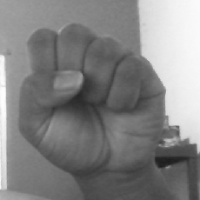
#> input picture dataset/A_gesture/1.jpg, 200 x 200 px; its folder holds 4 pictures in this run
$ python bash_training.py
#> lines starting #> are read from the running program, lines starting #| are printed output that depends on the picture
import cv2
from skimage.feature import local_binary_pattern
import numpy as np
from os import listdir
from os.path import isfile, join
import pandas as pd
from sklearn.model_selection import train_test_split
from sklearn.neighbors import KNeighborsClassifier
from sklearn.multiclass import OneVsRestClassifier
from sklearn.svm import SVC
from sklearn.model_selection import cross_val_score
from sklearn.model_selection import cross_val_predict
from sklearn.metrics import confusion_matrix, accuracy_score
from joblib import dump

class LocalBinaryPatterns:
	def __init__(self, numPoints, radius):
		# store the number of points and radius
#> in creating_descriptor, images is the input picture: shape (200, 200); min 26, max 253, mean 131
		self.numPoints = numPoints
		self.radius = radius
	def describe(self, image, eps=1e-7):
		# compute the Local Binary Pattern representation
		# of the image, and then use the LBP representation
		# to build the histogram of patterns
#> called with eps = 1e-07
		lbp = local_binary_pattern(image, self.numPoints,
			self.radius, method="uniform")
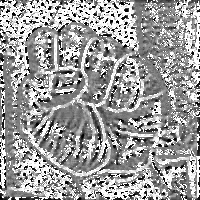
#> lbp: shape (200, 200) float64; min 0, max 25, mean 15.4; drawn with min black and max white
		(hist, _) = np.histogram(lbp.ravel(),
			bins=np.arange(0, self.numPoints + 3),
			range=(0, self.numPoints + 2))
#> hist = 26 values, max 10066 at index 25, min 389 at index 23, mean 1538.5
		# normalize the histogram
		hist = hist.astype("float")
		hist /= (hist.sum() + eps)
#> hist = 26 values, max 0.252 at index 25, min 0.00972 at index 23, mean 0.0385
		# return the histogram of Local Binary Patterns
		return hist

def creating_descriptor(data_path, class_name, label):
    onlyfiles = [f for f in listdir(data_path) if isfile(join(data_path, f))]

    Training_Data, Labels = [], []

    # Preparing the radius and the no. of points of the LBP descriptor
    radius = 3
    no_points = 8 * radius

    desc = LocalBinaryPatterns(no_points, radius)

    for i, files in enumerate(onlyfiles):
        # Getting image full path
        image_path = data_path + onlyfiles[i]
        images = cv2.imread(image_path, 0)

        hist = desc.describe(images)

        # Appending the histogram to the training data
        #Training_Data.append(np.asarray(hist, dtype="float64"))
        #Labels.append(np.asarray(label, dtype="float64"))
        Training_Data.append(hist)
        Labels.append(label)
#> pass 2 of the loop in creating_descriptor, `for i, files in enumerate(onlyfiles):`:
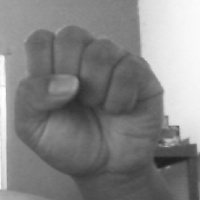
#> input picture dataset/A_gesture/10.jpg, 200 x 200 px
#> in creating_descriptor, images is the input picture: shape (200, 200); min 30, max 254, mean 131.9
#> in describe (call 2), `lbp = local_binary_pattern(image, self.numPoints, self.radius, method=..`:
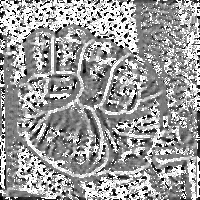
#> lbp: shape (200, 200) float64; min 0, max 25, mean 15.3; drawn with min black and max white
#> in describe (call 2), `(hist, _) = np.histogram(lbp.ravel(), bins=np.arange(0, self.numPoints..`: hist = 26 values, max 9876 at index 25, min 399 at index 23, mean 1538.5
#> in describe (call 2), `hist /= (hist.sum() + eps)`: hist = 26 values, max 0.247 at index 25, min 0.00997 at index 23, mean 0.0385
#> pass 3 of the loop in creating_descriptor, `for i, files in enumerate(onlyfiles):`:
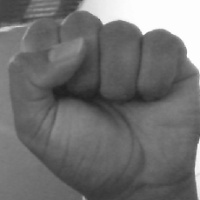
#> input picture dataset/A_gesture/100.jpg, 200 x 200 px
#> in creating_descriptor, images is the input picture: shape (200, 200); min 31, max 255, mean 112
#> in describe (call 3), `lbp = local_binary_pattern(image, self.numPoints, self.radius, method=..`:
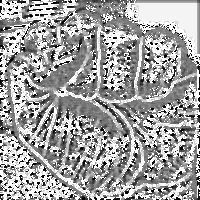
#> lbp: shape (200, 200) float64; min 0, max 25, mean 15.8; drawn with min black and max white
#> in describe (call 3), `(hist, _) = np.histogram(lbp.ravel(), bins=np.arange(0, self.numPoints..`: hist = 26 values, max 10333 at index 25, min 504 at index 23, mean 1538.5
#> in describe (call 3), `hist /= (hist.sum() + eps)`: hist = 26 values, max 0.258 at index 25, min 0.0126 at index 23, mean 0.0385
#> the loop made 4 passes; the first 3 are shown

    # [5 lines of commented-out code are left out]
    return Training_Data, Labels

def measuringPerformance(name, model, X, y, y_true, y_pred):
    print("Measuring performance of: ", name)

    # Cross validation score
    print("Cross validation score: ")
    print(cross_val_score(model, X, y, scoring="accuracy"))

    # Confusion matrix
    y_train_predict = cross_val_predict(model, X, y, cv=3)
    print("Confusion matrix: ")
    print(confusion_matrix(y, y_train_predict))

    # Accuracy score
    print("Accuracy: ")
    print(accuracy_score(y_true, y_pred))


Xba, yba = creating_descriptor('./dataset/A_gesture/', 'A_gesture', 0.0)
Xbb, ybb = creating_descriptor('./dataset/B_gesture/', 'B_gesture', 1.0)
#> (the run stopped early here; a loop or call above may not have finished)
